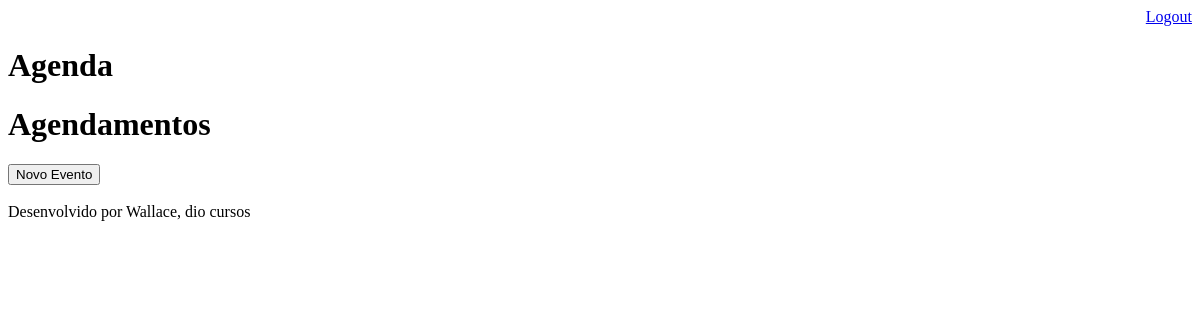
Page /agenda/ (signed in) on the earlier database version.
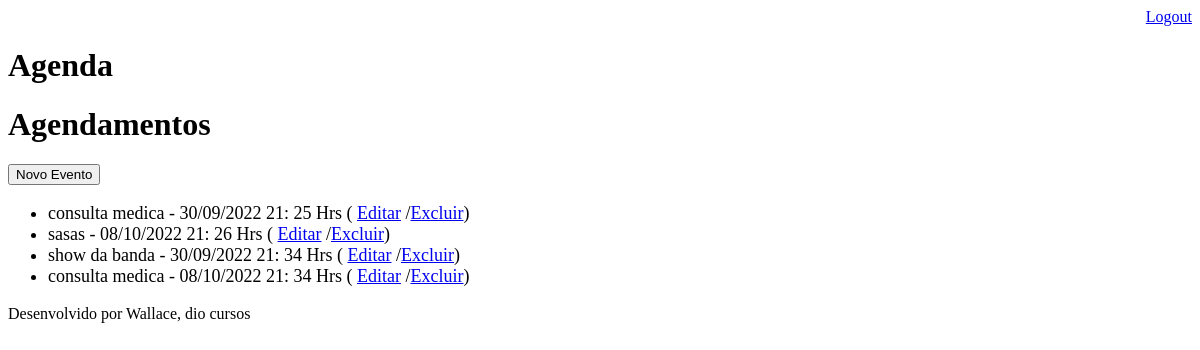
Same page on the later database version.
### core/models.py (models this page shows, shortened)
class Evento (models.Model):
    titulo = models.CharField(max_length=100)
    descricao = models.TextField(blank=True, null=True)
    data_evento = models.DateTimeField(verbose_name='Data do Evento')
    data_criacao = models.DateTimeField(auto_now=True)
    usuario = models.ForeignKey(User, on_delete=models.CASCADE)
    def get_data_evento(self):
        return self.data_evento.strftime('%d/%m/%Y %H: %M Hrs')
    def get_evento_atrasado(self):
        if self.data_evento < datetime.now():
            return True
        else:
            return False

### core/views.py (the view)
# urls.py: path('agenda/', views.lista_eventos),
@login_required(login_url='/login/')
def lista_eventos(request):
    usuario = request.user
    data_atual = datetime.now() - timedelta(hours=1)
    evento = Evento.objects.filter(usuario=usuario, data_evento__gt=data_atual)
    dados = {'eventos': evento}
    return render(request, 'agenda.html', dados)

### templates/agenda.html (shortened to what this page needs)
{% extends "model-page.html" %}
{% block content %}
    <h1>Agendamentos</h1>
        <a href="evento/">
        <button type="button">Novo Evento</button>
        </a>
        <ul style="font-size: 18px">
        {% for evento in eventos %}
            <li>
                <div style=>
                {{evento.titulo}} - {{evento.get_data_evento}}
                ( <a href="evento/?id={{ evento.id }}">Editar</a>
                /<a href="evento/delete/{{ evento.id}}">Excluir</a>)
                </div>
            </li>
        {% endfor %}
        </ul>
{% endblock %}

### templates/model-page.html
<!DOCTYPE html>
<html lang="en">
<head>
    {% include "model-header.html" %}
</head>
<body>
    {% block content %} {% endblock %}
    {% include "model-footer.html" %}
</body>
</html>

### templates/model-header.html (shortened to what this page needs)
    <div align="right">
        <a href="/logout">Logout</a>
    </div>
    <h1>Agenda</h1>

### templates/model-footer.html
<p>Desenvolvido por Wallace, dio cursos</p>

Differences in the rows shown:
added Evento: titulo "consulta medica", get_data_evento "30/09/2022 21: 25 Hrs"
added Evento: titulo "sasas", get_data_evento "08/10/2022 21: 26 Hrs"
added Evento: titulo "show da banda", get_data_evento "30/09/2022 21: 34 Hrs"
added Evento: titulo "consulta medica", get_data_evento "08/10/2022 21: 34 Hrs"
